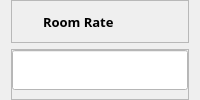
                                <widget class="QWidget" name="widget_48" native="true">
                                 <layout class="QVBoxLayout" name="verticalLayout_26">
                                  <property name="topMargin">
                                   <number>0</number>
                                  </property>
                                  <property name="bottomMargin">
                                   <number>0</number>
                                  </property>
                                  <item>
                                   <widget class="QFrame" name="frame_12">
                                    <property name="styleSheet">
                                     <string notr="true"/>
                                    </property>
                                    <property name="frameShape">
                                     <enum>QFrame::StyledPanel</enum>
                                    </property>
                                    <property name="frameShadow">
                                     <enum>QFrame::Raised</enum>
                                    </property>
                                    <layout class="QHBoxLayout" name="horizontalLayout_19">
                                     <property name="leftMargin">
                                      <number>0</number>
                                     </property>
                                     <property name="topMargin">
                                      <number>3</number>
                                     </property>
                                     <property name="rightMargin">
                                      <number>0</number>
                                     </property>
                                     <property name="bottomMargin">
                                      <number>3</number>
                                     </property>
                                     <item>
                                      <widget class="QLabel" name="label_13">
                                       <property name="minimumSize">
                                        <size>
                                         <width>25</width>
                                         <height>25</height>
                                        </size>
                                       </property>
                                       <property name="maximumSize">
                                        <size>
                                         <width>25</width>
                                         <height>25</height>
                                        </size>
                                       </property>
                                       <property name="text">
                                        <string/>
                                       </property>
                                       <property name="pixmap">
                                        <pixmap>edit.svg</pixmap>
                                       </property>
                                       <property name="scaledContents">
                                        <bool>true</bool>
                                       </property>
                                      </widget>
                                     </item>
                                     <item>
                                      <widget class="QLabel" name="label_19">
                                       <property name="font">
                                        <font>
                                         <family>Century Gothic</family>
                                         <pointsize>10</pointsize>
                                         <weight>75</weight>
                                         <bold>true</bold>
                                        </font>
                                       </property>
                                       <property name="text">
                                        <string>Room Rate</string>
                                       </property>
                                      </widget>
                                     </item>
                                    </layout>
                                   </widget>
                                  </item>
                                  <item>
                                   <widget class="QFrame" name="frame_13">
                                    <property name="frameShape">
                                     <enum>QFrame::StyledPanel</enum>
                                    </property>
                                    <property name="frameShadow">
                                     <enum>QFrame::Raised</enum>
                                    </property>
                                    <layout class="QGridLayout" name="gridLayout_29">
                                     <property name="leftMargin">
                                      <number>0</number>
                                     </property>
                                     <property name="topMargin">
                                      <number>0</number>
                                     </property>
                                     <property name="rightMargin">
                                      <number>0</number>
                                     </property>
                                     <item row="0" column="0">
                                      <widget class="QLineEdit" name="txtARroomrate">
                                       <property name="minimumSize">
                                        <size>
                                         <width>0</width>
                                         <height>40</height>
                                        </size>
                                       </property>
                                       <property name="font">
                                        <font>
                                         <family>Century Gothic</family>
                                         <pointsize>10</pointsize>
                                        </font>
                                       </property>
                                       <property name="styleSheet">
                                        <string notr="true">background-color: rgb(255, 255, 255);</string>
                                       </property>
                                      </widget>
                                     </item>
                                    </layout>
                                   </widget>
                                  </item>
                                 </layout>
                                </widget>
